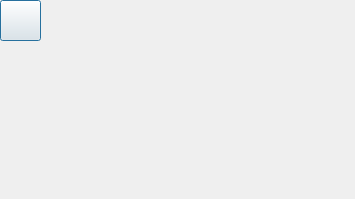
<?xml version="1.0" encoding="UTF-8"?>
<ui version="4.0">
 <class>GameOverBox</class>
 <widget class="QDialog" name="GameOverBox">
  <property name="geometry">
   <rect>
    <x>0</x>
    <y>0</y>
    <width>355</width>
    <height>199</height>
   </rect>
  </property>
  <property name="windowTitle">
   <string>Dialog</string>
  </property>
  <widget class="QPushButton" name="quit">
   <property name="geometry">
    <rect>
     <x>0</x>
     <y>0</y>
     <width>41</width>
     <height>41</height>
    </rect>
   </property>
   <property name="styleSheet">
    <string notr="true">border-image:url(:/new/prefix1/pictures/button_picture/back.png)</string>
   </property>
   <property name="text">
    <string/>
   </property>
  </widget>
 </widget>
 <resources/>
 <connections>
  <connection>
   <sender>quit</sender>
   <signal>clicked()</signal>
   <receiver>GameOverBox</receiver>
   <slot>accept()</slot>
   <hints>
    <hint type="sourcelabel">
     <x>187</x>
     <y>155</y>
    </hint>
    <hint type="destinationlabel">
     <x>252</x>
     <y>111</y>
    </hint>
   </hints>
  </connection>
 </connections>
</ui>
